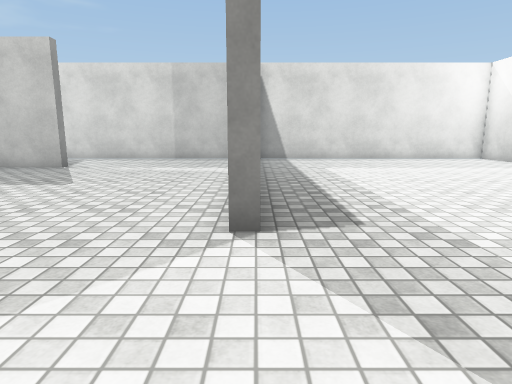
[1] (above)

21 first-person views from a walk through a Unity game level. The camera is 1.2 m above the floor, tilts 10° down and sees 75° across. The floor is counted in squares, 1 m on a side. Each view is taken from the middle of a square. On the plan, view 1 faces up. The plan holds only what a view shows up to about 14 squares ahead; the rest is blank. The player character is not drawn. Surface patterns are stand-ins for the level's own textures.

[2]
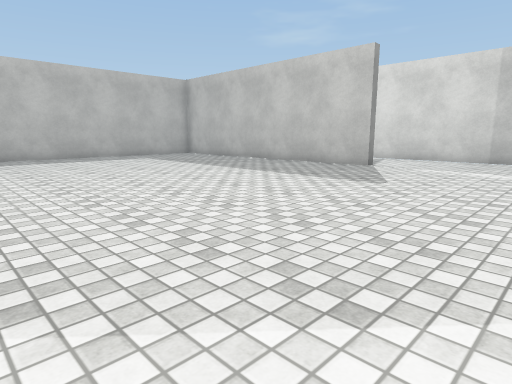

[3]
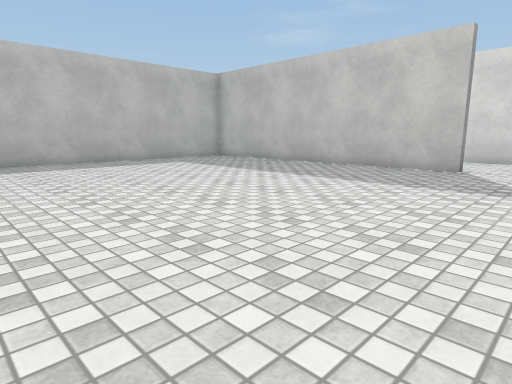

[4]
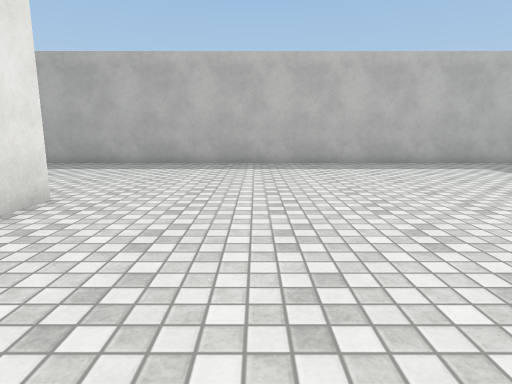

[5]
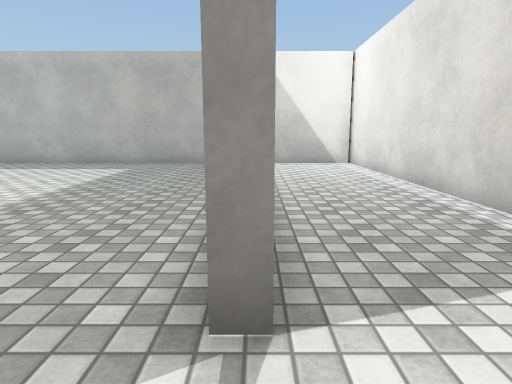

[6]
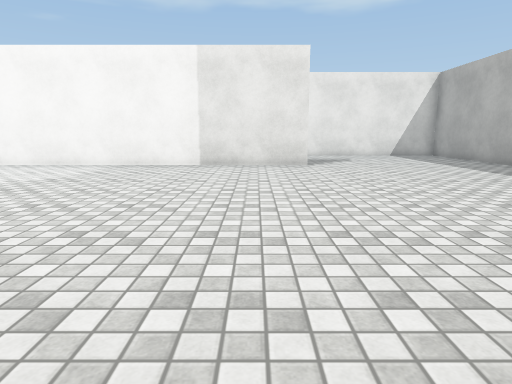

[7]
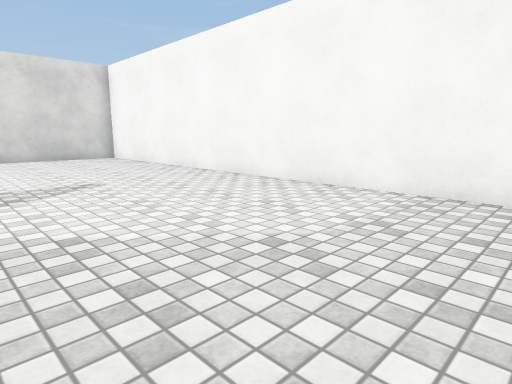

[8]
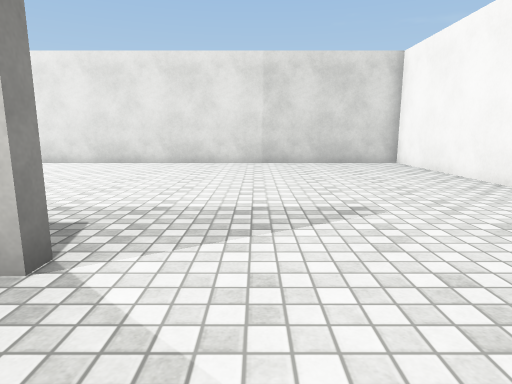

[9]
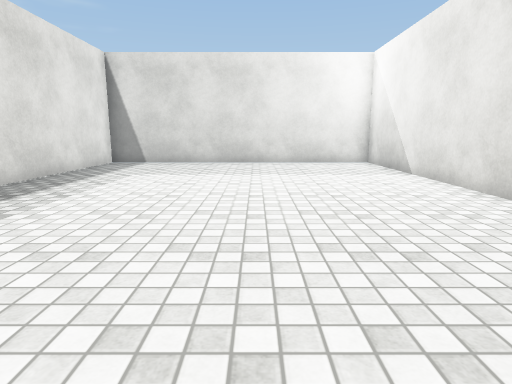

[10]
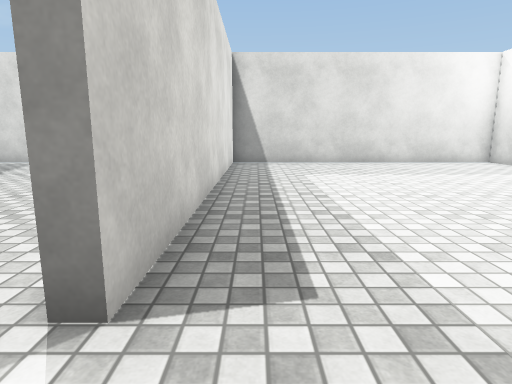

[11]
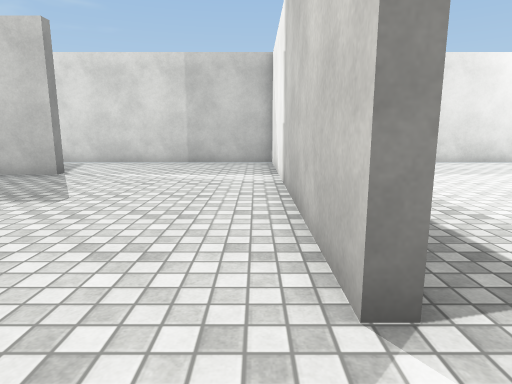

[12]
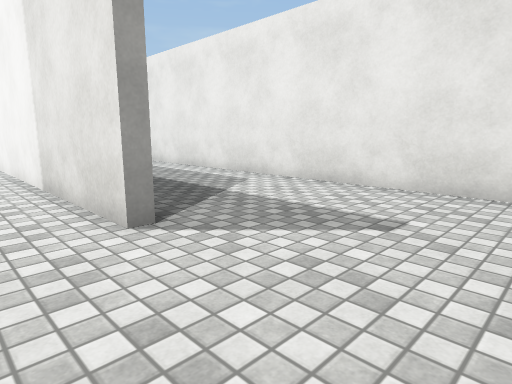

[13]
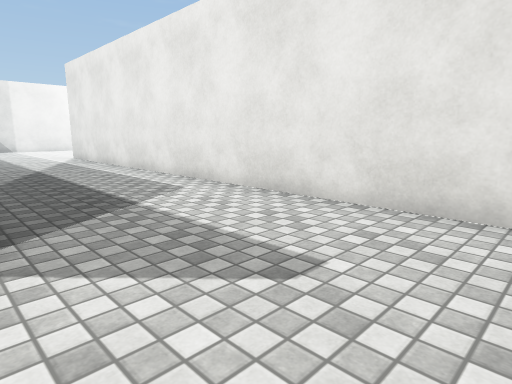

[14]
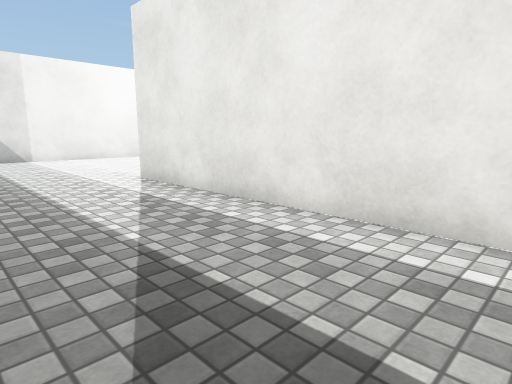

[15]
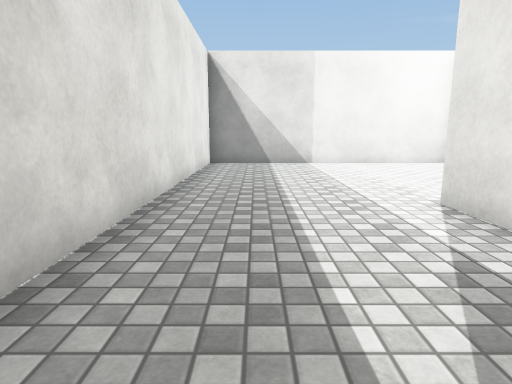

[16]
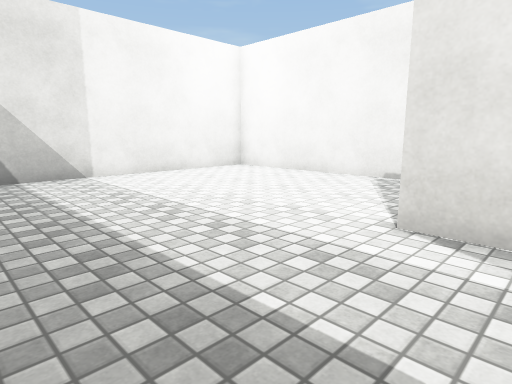

[17]
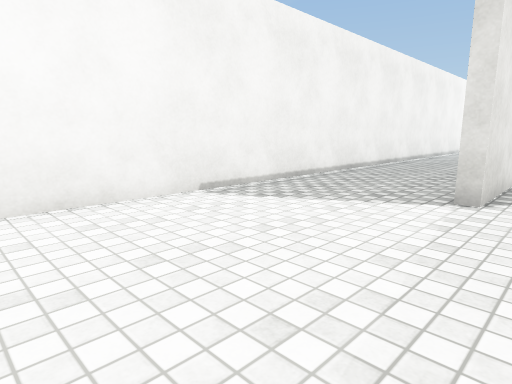

[18]
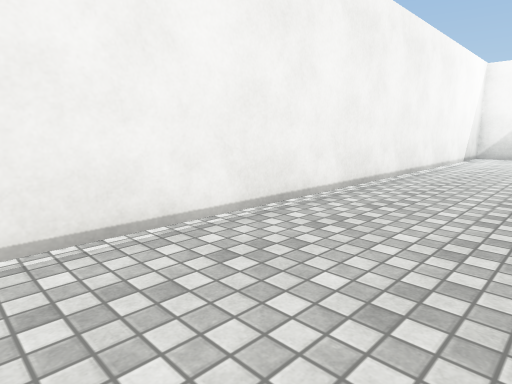

[19]
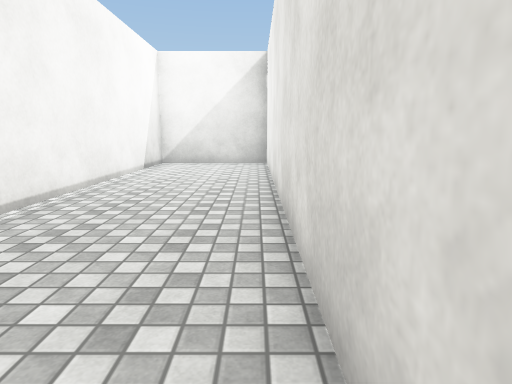

[20]
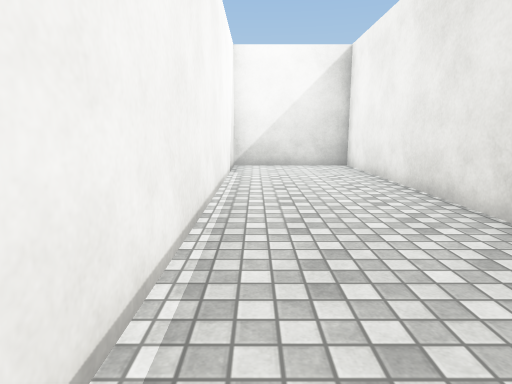

[21]
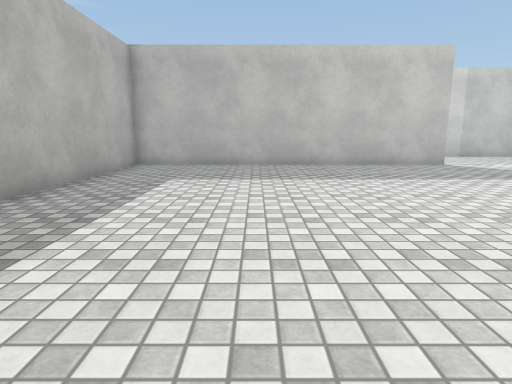

### Floor plan
Points are (right, up) in squares from view 1. A wall is a line through its corners. A room is listed if a view was taken in it or the views show most of it. See-through windows are left out.
Room 1 (views 1, 2, 3, 4, 5, 6, 7, 8, 9, 10, 11, 12, 13, 14, 15, 16, 17, 18, 19, 20, 21)
walls: (-11, -4.1) (-11, -3.7) (10.6, -3.7) (10.6, 15.8) (0.1, 15.8) (0.1, 4) (-0.3, 4) (-0.3, 15.2); (-5.5, -9.6) (-18.6, -9.6) (-18.6, -13.8) (10.6, -13.8) (10.6, -4.1) (-0.8, -4.1); (-6.8, 12.1) (-6.8, 11.7) (-18.6, 11.7) (-18.6, -8.6); (-14.5, -9.2) (2.6, -9.2) (2.6, -9.6); (-0.3, 15.8) (-18.9, 15.8); (-18.6, 15.9) (-18.6, 12.8)

Where each view was taken, in squares from view 1:
view 1: 0 up, 0 right, facing up
view 2: 0 up, 1 left, facing up-left
view 3: 0 up, 4 left, facing up-left
view 4: 0 up, 5 left, facing left
view 5: 12 up, 5 left, facing left
view 6: 9 up, 9 left, facing down
view 7: 3 up, 6 left, facing down-right
view 8: 2 up, 3 left, facing right
view 9: 2 up, 6 right, facing up
view 10: 2 up, 1 right, facing up
view 11: 2 up, 1 left, facing up
view 12: 2 down, 15 left, facing down-right
view 13: 4 down, 15 left, facing down-right
view 14: 5 down, 6 left, facing down-right
view 15: 6 down, 3 left, facing right
view 16: 5 down, 1 right, facing down-right
view 17: 8 down, 9 right, facing down-left
view 18: 10 down, 0 right, facing down-left
view 19: 10 down, 5 left, facing left
view 20: 13 down, 6 left, facing left
view 21: 1 down, 14 left, facing up
